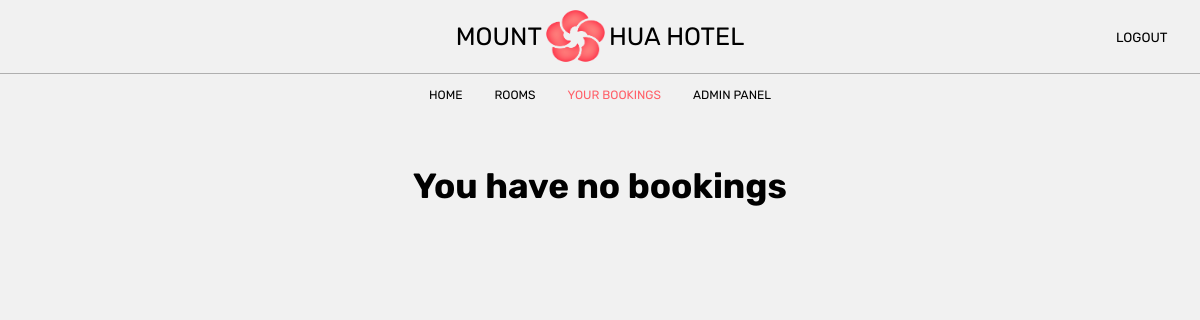
The app's page /website/admin/admin_bookings_page.php (signed in), older data.
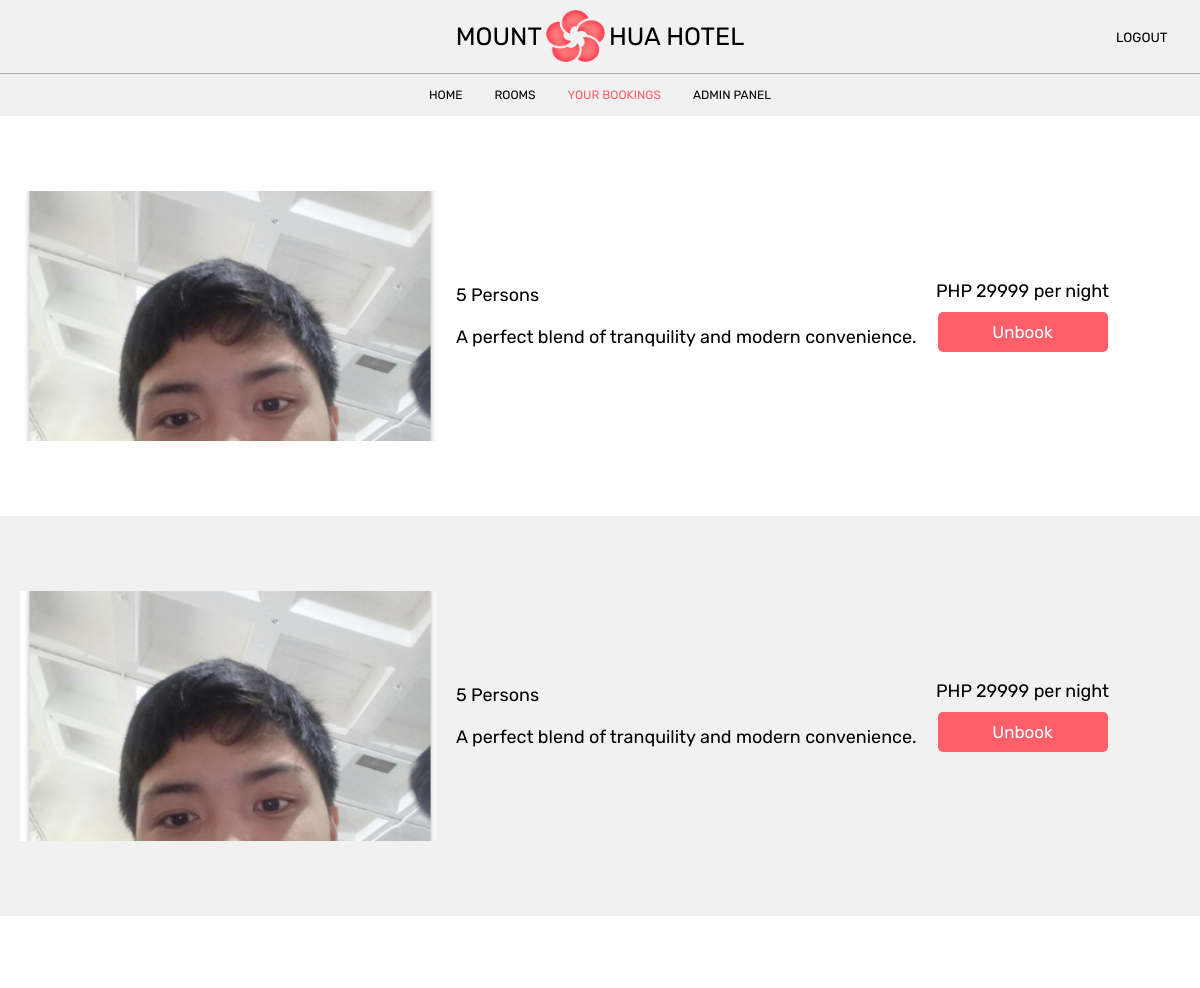
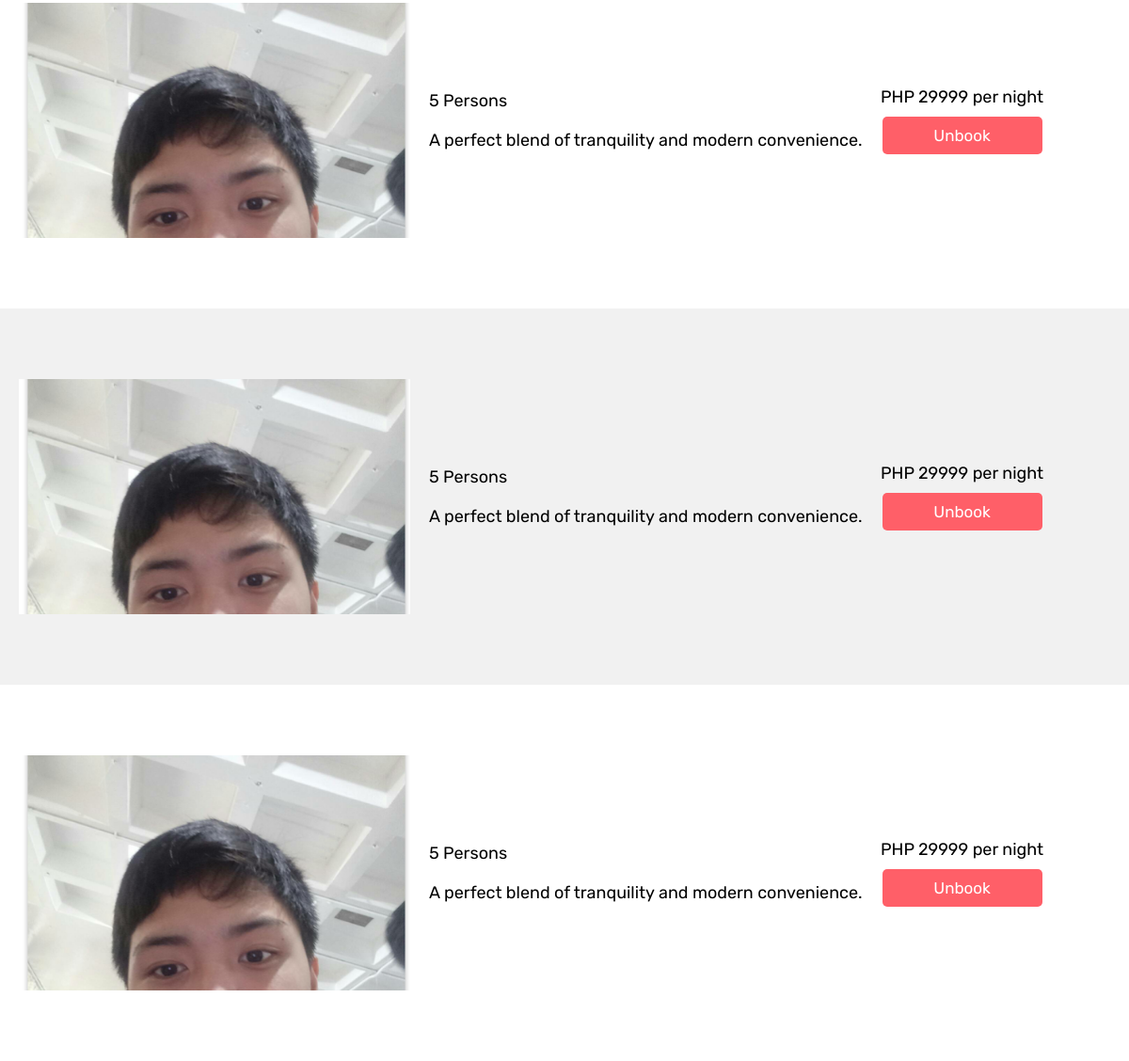
The same page, newer data (2 pictures, top to bottom).
### tables this page shows
CREATE TABLE `room` (
  `room_id` int(11) NOT NULL,
  `is_Available` varchar(10) NOT NULL,
  `type` varchar(255) NOT NULL,
  `price` int(11) NOT NULL,
  `persons` int(11) NOT NULL,
  `initialQuantity` int(11) NOT NULL,
  `quantity` int(11) NOT NULL,
  `description` text DEFAULT NULL,
  `image` varchar(255) NOT NULL,
  `users_id` int(11) DEFAULT NULL
);

### website/admin/includes/admin_model.inc.php (called while the page is built, shortened)
<?php
require_once 'dbh.inc.php';
class admin_model extends Dbh
{
    public function get_users_room_data()
    {
        $user_rooms_id_arrays = $this->get_user_room_id();
        $results = [];
        foreach ($user_rooms_id_arrays as $user_rooms_id_array) {
            $rooms_id = $user_rooms_id_array['rooms_id'];
            $booking_id = $user_rooms_id_array['booking_id'];
            $query = "SELECT *, :booking_id as booking_id FROM room WHERE room_id = :rooms_id";
            $stmt = $this->connect()->prepare($query);
            $stmt->bindParam(":rooms_id", $rooms_id);
            $stmt->bindParam(":booking_id", $booking_id);
            $stmt->execute();
            $results = array_merge($results, $stmt->fetchAll(PDO::FETCH_ASSOC));
        }
        return $results;
    }
    public function get_user_room_id()
    {
        $user_id = $_SESSION['user_id'];
        $query = "SELECT rooms_id, booking_id FROM user_rooms WHERE users_id = :users_id;";
        $stmt = $this->connect()->prepare($query);
        $stmt->bindParam(":users_id", $user_id);
        $stmt->execute();
        return $stmt->fetchAll(PDO::FETCH_ASSOC);
    }
}

### website/admin/includes/dbh.inc.php (called while the page is built)
<?php
class Dbh
{
    private $dsn = "mysql:host=localhost;dbname=hoteldatabase";
    private $dbusername = "root";
    private $dbpassword = "";
    protected function connect()
    {
        try {
            $pdo = new PDO($this->dsn, $this->dbusername, $this->dbpassword);
            $pdo->setAttribute(PDO::ATTR_ERRMODE, PDO::ERRMODE_EXCEPTION);
            return $pdo;
        } catch (PDOException $e) {
            echo "Connection Failed: " . $e->getMessage();
        }
    }
}

### website/admin/includes/admin_view.inc.php (the view, shortened to what this page needs)
<?php
require_once 'admin_model.inc.php';
class admin_view
{
    public function show_your_bookings()
    {
        $admin_model = new admin_model();
        if (isset($_SESSION["user_id"])) {
            $user_id = $_SESSION['user_id'];
        } else {
            echo "User ID not set in session.";
            die();
        }
        $result = $admin_model->get_user_room_id();
        if (isset($_SESSION['no_booking'])) {
            echo "<h2> {$_SESSION['no_booking']} </h2>";
            die();
        } else {
            $results = $admin_model->get_users_room_data($user_id);
            foreach ($results as $row) {
                echo "
                <form action='./includes/admin_unbooking.inc.php' method='POST'>
                    <div class='room_container'>
                    <input type='hidden' name='booking_id' value='" . $row['booking_id'] . "' />
                    <input type='hidden' name='quantity' value='" . $row['quantity'] . "' />
                    <input type='hidden' name='room_id' value='" . $row['room_id'] . "' />
                        <div class='column_img'>
                            <img class='img_room' src='../admin/includes/pictures/" . $row['image'] . "' alt='singleRoom'>
                        </div>
                        <div class='column_text'>
                            <p class='column_text_p'>" . $row['persons'] . " Persons</p>
                            <h3 class='column_text_type'>" . $row['type'] . "</h3>
                            <p class='column_text_p'>" . $row['description'] . "</p>
                        </div>
                        <div class='column_btn'>
                            <div class='btn_and_txt'>
                            <p class='column_text_p'>PHP " . $row['price'] . " per night</p>
                            <button type='submit' name='unbook_room_btn' class='book_room_btn'>Unbook</button>
                            </div>
                        </div>
                    </div>
                </form>";
            }
        }
    }
}

Row changes from the older to the newer data that the page shows:
added room: image (picture), persons "5", description "A perfect blend of tranquility and modern convenience.", price "29999"
Text that changed along with them:
$_SESSION['no_booking']: "You have no bookings" → (not shown)
